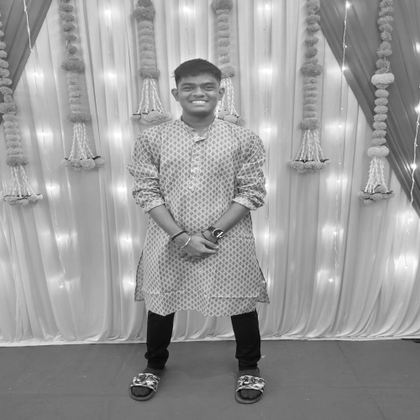
%> input picture img_3.tif, 420 x 420 px, shrunk from 500 x 500 before the run
$ octave HPF_BOOST.m   (GNU Octave 9; MATLAB toolbox functions it lacks are replaced by stand-ins)
%> lines starting %> are read from the running program, lines starting %| are printed output that depends on the picture
clc, clear

f = double(imread('img_3.tif'));
%> f: size 420x420x3 double; min 6, max 255, mean 154.7; mean of the top-left, top-right, bottom-left and bottom-right quarters 173.4, 161.9, 142.1, 141.5

[row, col] = size(f);
%> row = 420; col = 1260
w = [-1 -1 -1;-1 8.5 -1;-1 -1 -1];

for x=2:1:row-1
  for y=2:1:col-1
    g(x,y) = f(x-1,y-1)*w(1,1) + f(x-1,y)*w(1,2) + f(x-1,y+1)*w(1,3)+...
             f(x,y-1)*w(2,1) + f(x,y)*w(2,2) + f(x,y+1)*w(2,3)+...
             f(x+1,y-1)*w(3,1) + f(x+1,y)*w(3,2) + f(x+1,y+1)*w(3,3);
  endfor
endfor
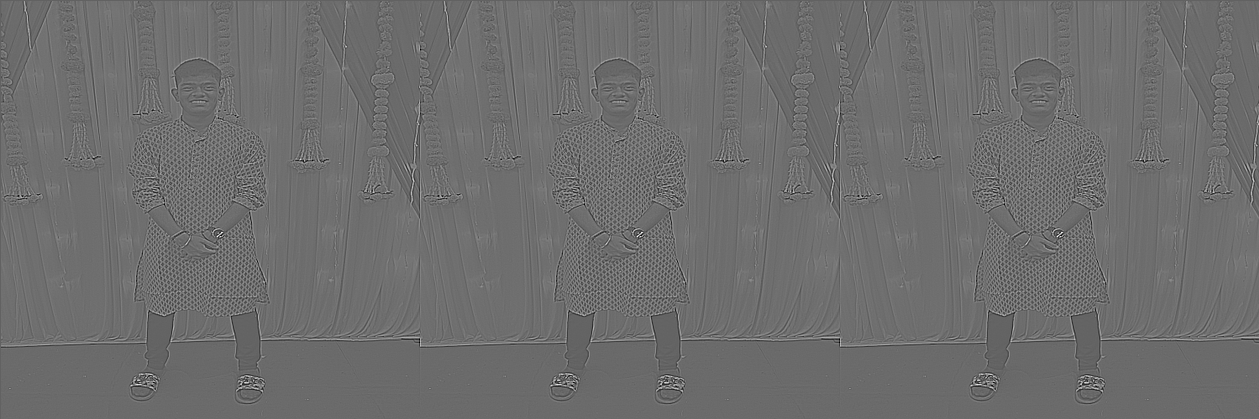
%> g: size 419x1259 double; min -665.5, max 1054.5, mean 77.2; drawn with min black and max white
g;
figure(1), imshow(uint8(f)), title("Original Image")
figure(2), imshow(uint8(g)), title("High Pass Filtered Image")
%> after `imshow(uint8(g))`:
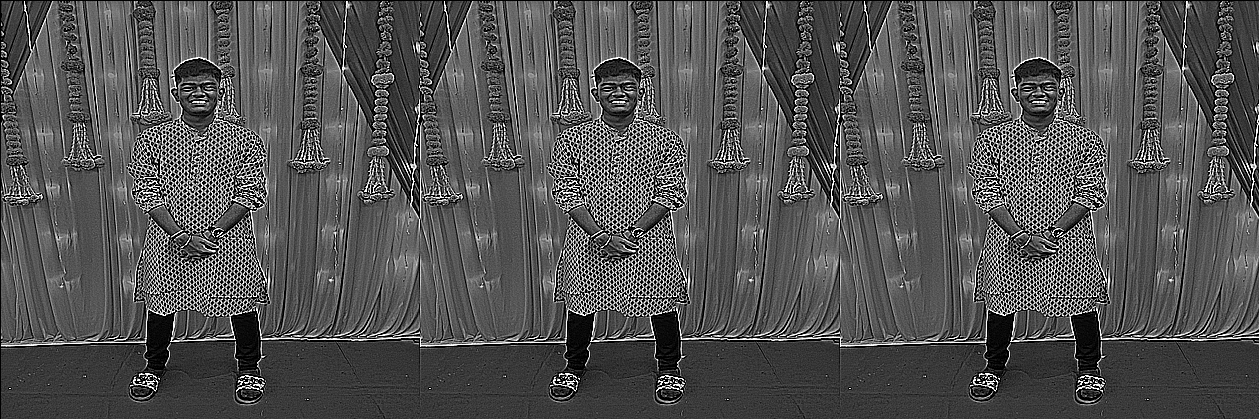
%> displayed picture: size 419x1259, on the screen's scale of 0 to 255; min 0, max 255, mean 83.1
